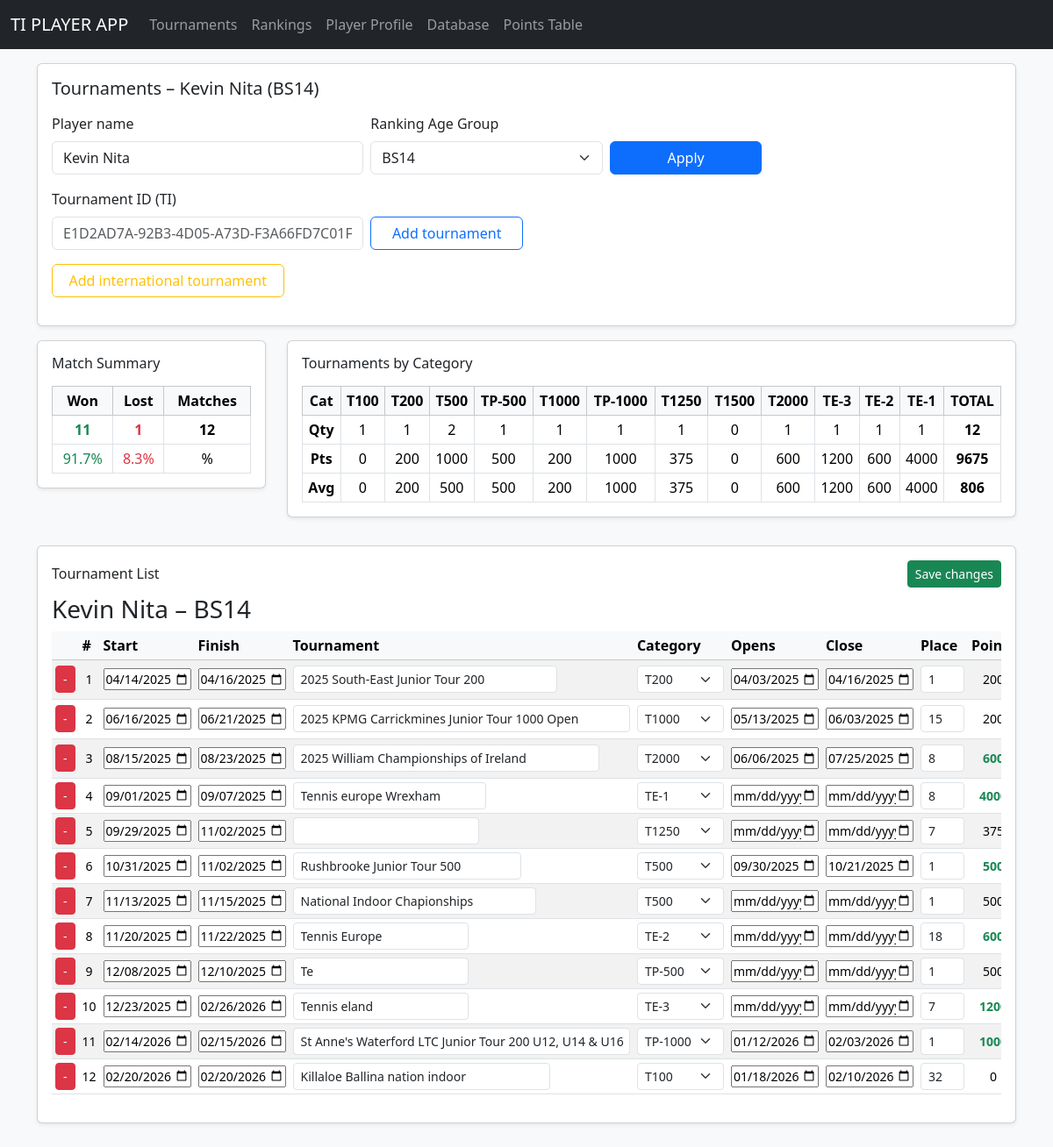
The page /tournaments on the database as committed earlier.
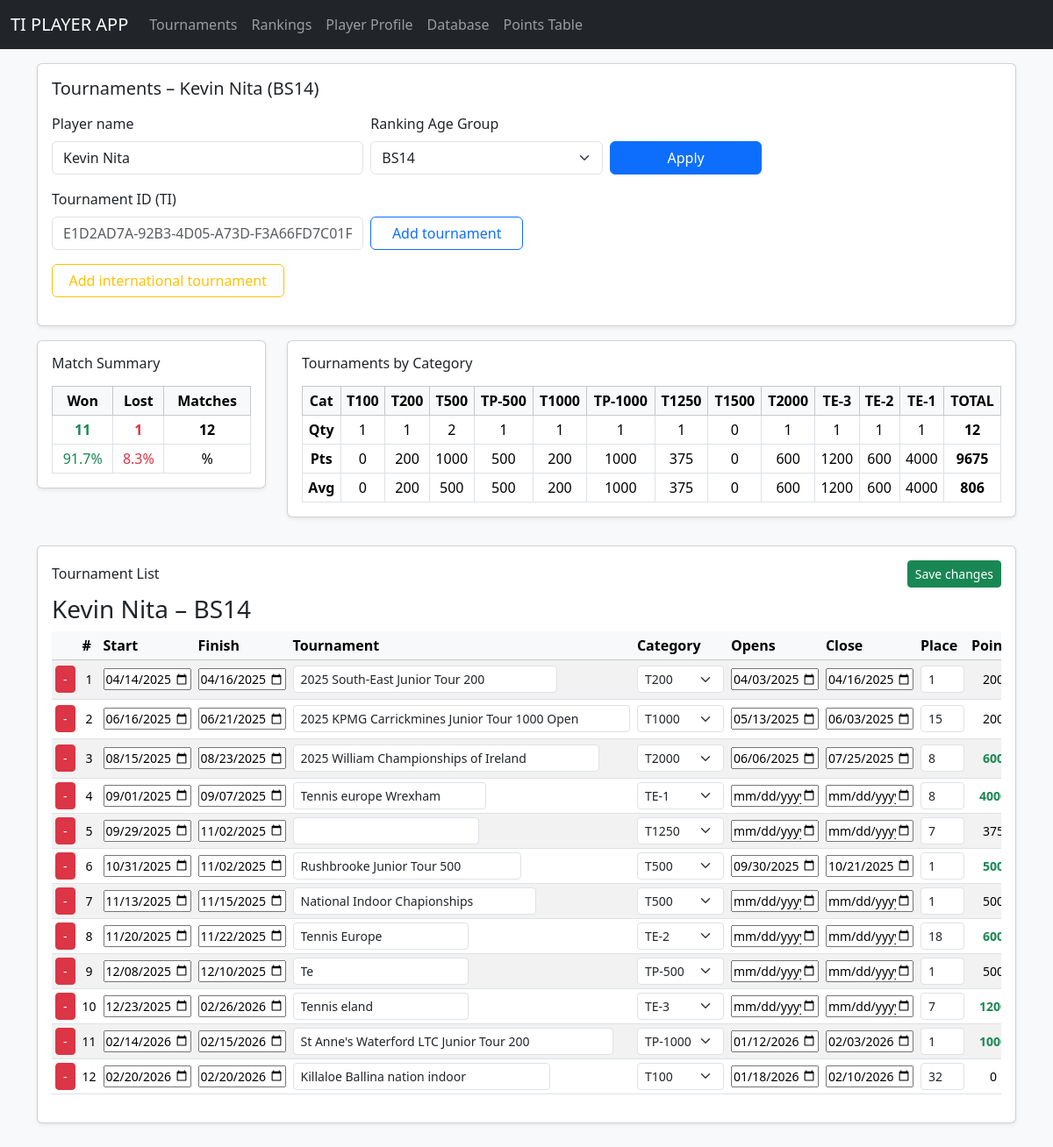
The same page on the database as committed later.
### tables this page shows
CREATE TABLE tournaments (
            id INTEGER PRIMARY KEY AUTOINCREMENT,
            player_name TEXT NOT NULL,
            age_group TEXT NOT NULL,
            tournament_id TEXT,
            is_international INTEGER,
            start_date TEXT,
            end_date TEXT,
            tournament_name TEXT,
            category_code TEXT,
            opens_date TEXT,
            close_date TEXT,
            place INTEGER,
            won INTEGER,
            lost INTEGER,
            created_at TEXT
        , event_id INTEGER);

CREATE TABLE points (
            Place INTEGER PRIMARY KEY
            , T100   INTEGER
            , T200   INTEGER
            , T500   INTEGER
            , TP500  INTEGER
            , T1000  INTEGER
            , TP1000 INTEGER
            , T1250  INTEGER
            , T1500  INTEGER
            , T2000  INTEGER
            , TE3    INTEGER
            , TE2    INTEGER
            , TE1    INTEGER
        );

### app.py (the view, shortened to what this page needs)
@app.route("/tournaments", methods=["GET", "POST"])
def tournaments():
    ensure_tournaments_table()
    player_name = request.args.get("player", "").strip()
    if request.method == "POST":
        player_name = request.form.get("player_name", "").strip()
    if not player_name:
        player_name = "Kevin Nita"  # default
    age_group = request.args.get("age_group", "BS14")
    if request.method == "POST":
        age_group = request.form.get("age_group", age_group)
    if age_group not in AGE_GROUPS:
        age_group = "BS14"
    if request.method == "POST":
        print("POST form data:", request.form)
    action = request.form.get("action")
    view = build_tournament_view(player_name, age_group)
    rows = view["rows"]
    totals = view["totals"]
    cat_counts = view["cat_counts"]
    cat_points = view["cat_points"]   # 👈 extract from view
    return render_template(
        "tournaments.html",
        player_name=player_name,
        age_group=age_group,
        age_groups=AGE_GROUPS,
        rows=rows,
        totals=totals,
        cat_counts=cat_counts,
        cat_points=cat_points,   # 👈 now defined
        point_columns=POINT_COLUMNS,
    )

### templates/tournaments.html (shortened to what this page needs)
{% extends "base.html" %}
{% block content %}
<head>
</head>
<body>
<div class="card shadow-sm mb-3">
  <div class="card-body">
    <h5 class="card-title mb-3">Tournaments – {{ player_name }} ({{ age_group }})</h5>
    <form class="row g-2 mb-3" method="get" action="{{ url_for('tournaments') }}">
      <div class="col-12 col-md-4">
        <label class="form-label">Player name</label>
        <input
          type="text"
          name="player"
          class="form-control"
          value="{{ player_name }}"
        />
      </div>
      <div class="col-12 col-md-3">
        <label class="form-label">Ranking Age Group</label>
        <select name="age_group" class="form-select">
          {% for ag in age_groups %}
          <option value="{{ ag }}" {% if ag == age_group %}selected{% endif %}>
            {{ ag }}
          </option>
          {% endfor %}
        </select>
      </div>
      <div class="col-12 col-md-2 d-flex align-items-end">
        <button type="submit" class="btn btn-primary w-100">Apply</button>
      </div>
    </form>
    <form class="row g-2 mb-3" method="post" action="{{ url_for('tournaments') }}">
      <div class="col-12 col-md-4">
        <label class="form-label">Tournament ID (TI)</label>
        <input
          type="text"
          name="tournament_id"
          class="form-control"
          placeholder="E1D2AD7A-92B3-4D05-A73D-F3A66FD7C01F"
        />
      </div>
      <div class="col-12 col-md-2 d-flex align-items-end">
        <button type="submit" class="btn btn-outline-primary w-100">
          Add tournament
        </button>
      </div>
    </form>
    <form class="row g-2 mb-3" method="post" action="{{ url_for('tournaments') }}">
      <div class="col-12 col-md-3 d-flex align-items-end">
        <button type="submit" class="btn btn-outline-warning w-100">
          Add international tournament
        </button>
      </div>
    </form>
  </div>
</div>
<div class="row mb-3">
  <div class="col-12 col-lg-3 mb-3">
    <div class="card shadow-sm">
      <div class="card-body">
        <h6 class="card-title mb-3">Match Summary</h6>
        <div class="table-responsive">
          <table class="table table-sm table-bordered mb-0 text-center align-middle">
            <thead class="table-light">
              <tr>
                <th>Won</th>
                <th>Lost</th>
                <th>Matches</th>
              </tr>
            </thead>
            <tbody>
              <tr>
                <td class="text-success fw-bold">{{ totals.total_won }}</td>
                <td class="text-danger fw-bold">{{ totals.total_lost }}</td>
                <td class="fw-bold">{{ totals.total_matches }}</td>
              </tr>
              <tr>
                <td class="text-success">
                  {{ "%.1f"|format(totals.won_pct) }}%
                </td>
                <td class="text-danger">
                  {{ "%.1f"|format(totals.lost_pct) }}%
                </td>
                <td>%</td>
              </tr>
            </tbody>
          </table>
        </div>
      </div>
    </div>
  </div>
<div class="col-12 col-lg-9 mb-3">
  <div class="card shadow-sm">
    <div class="card-body">
      <h6 class="card-title mb-3">Tournaments by Category</h6>
      <div class="table-responsive">
        <table class="table table-sm table-bordered mb-0 text-center align-middle">
          <thead class="table-light">
            <tr>
              <th>Cat</th>
              {% for col_code, display_name in point_columns %}
                <th>{{ display_name }}</th>
              {% endfor %}
              <th>TOTAL</th>
            </tr>
          </thead>
          <tbody>
            <tr>
              <td style="font-weight: bold;">Qty</td>
              {% set ns = namespace(total=0) %}
              {% for col_code, display_name in point_columns %}
                {% set count = cat_counts[col_code] %}
                <td>{{ count }}</td>
                {% set ns.total = ns.total + (count or 0) %}
              {% endfor %}
              <td class="fw-bold">{{ ns.total }}</td>
            </tr>
            <tr>
              <td style="font-weight: bold;">Pts</td>
              {% set ns = namespace(total=0) %}
              {% for col_code, display_name in point_columns %}
                {% set pts = cat_points[col_code] %}
                <td>{{ pts }}</td>
                {% set ns.total = ns.total + (pts or 0) %}
              {% endfor %}
              <td class="fw-bold">{{ ns.total }}</td>
            </tr>
            <tr>
              <td style="font-weight: bold;">Avg</td>
              {% set ns = namespace(total_points=0, total_counts=0) %}
              {% for col_code, display_name in point_columns %}
                {% set pts = cat_points[col_code] %}
                {% set count = cat_counts[col_code] %}
                {% set avg = (pts // count) if count > 0 else 0 %}
                <td>{{ avg }}</td>
                {% set ns.total_points = ns.total_points + (pts or 0) %}
                {% set ns.total_counts = ns.total_counts + (count or 0) %}
              {% endfor %}
              {% set total_avg = (ns.total_points // ns.total_counts) if ns.total_counts > 0 else 0 %}
              <td class="fw-bold">{{ total_avg }}</td>
            </tr>
          </tbody>
        </table>
      </div>
    </div>
  </div>
</div>
</div>
<form method="post" action="{{ url_for('tournaments') }}">
  <div class="card shadow-sm">
    <div class="card-body">
      <div class="d-flex justify-content-between align-items-center mb-2">
        <h6 class="card-title mb-0">Tournament List</h6>
        <button type="submit" class="btn btn-sm btn-success">
          Save changes
        </button>
      </div>
      <h3>{{ player_name }} – {{ age_group }}</h3>
      <div class="table-responsive table-drag-container" style="overflow-x: auto; white-space: nowrap;">
        <table class="table table-sm table-striped align-middle">
          <thead class="table-light">
            <tr>
              <th></th>
              <th>#</th>
              <th>Start</th>
              <th>Finish</th>
              <th>Tournament</th>
              <th>Category</th>
              <th>Opens</th>
              <th>Close</th>
              <th>Place</th>
              <th>Points</th>
            </tr>
          </thead>
          <tbody>
            {% for r in rows %}
            {% set min_rank = rows | map(attribute='rank') | reject('equalto', None) | min %}
            <tr>
              <td>
                <form
                  method="post"
                  action="{{ url_for('delete_tournament', row_id=r.id) }}"
                  onsubmit="return confirm('Delete this tournament?');"
                >
                  <button type="submit" class="btn btn-sm btn-danger">-</button>
                </form>
              </td>
              <td style="font-size: .875rem; text-align: center;">{{ r.no }}</td>
              <td style="font-size: .875rem;">
                <input type="date" name="start_{{ r.id }}" value="{{ r.start_date or '' }}" style="width:auto; max-width:100px;">
              </td>
              <td style="font-size: .875rem;">
                <input type="date" name="finish_{{ r.id }}" value="{{ r.end_date or '' }}" style="width:auto; max-width:100px;">
              </td>
              <td>
                {% set name = r.tournament_name or '' %}
                {% set ch_len = name|length %}
                <input type="text"
                      name="name_{{ r.id }}"
                      value="{{ name }}"
                      class="form-control form-control-sm"
                      size="{{ ch_len }}"
                      style="min-width: 25ch; max-width: 48ch; width: auto; padding-right:0px;">
              </td>
              <td style="font-size: .875rem;">
                <select
                  name="cat_{{ r.id }}"
                  class="form-select form-select-sm"
                  style="width:auto; max-width:200px;"
                >
                  {% for col_code, display_name in point_columns %}
                  <option
                    value="{{ col_code }}"
                    {% if r.cat_code == col_code %}selected{% endif %}
                  >
                    {{ display_name }}
                  </option>
                  {% endfor %}
                </select>
              </td>
              <td style="font-size: .875rem;">
                <input type="date" name="opens_{{ r.id }}" value="{{ r.opens_date or '' }}" style="width:auto; max-width:100px;">
              </td>
              <td style="font-size: .875rem;">
                <input type="date" name="close_{{ r.id }}" value="{{ r.close_date or '' }}" style="width:auto; max-width:100px;">
              </td>
              <td style="font-size: .875rem;">
                <input
                  type="number"
                  class="form-control form-control-sm"
                  name="place_{{ r.id }}"
                  value="{{ r.place if r.place is not none }}"
                  style="width:auto; max-width:50px;"
                />
              </td>
              <td class="{% if r.is_top6 %}fw-bold text-success{% endif %}" style="font-size: .875rem; text-align: center;">
                {{ r.points if r.points is not none else "" }}
              </td>
            </tr>
            {% endfor %}
          </tbody>
        </table>
      </div>
    </div>
  </div>
</form>
</body>
{% endblock %}

### templates/base.html (shortened to what this page needs)
<!doctype html>
<html lang="en">
  <head>
    <link
      href="https://cdn.jsdelivr.net/npm/bootstrap@5.3.3/dist/css/bootstrap.min.css"
      rel="stylesheet"
    />
  </head>
  <body class="bg-light">
    <nav class="navbar navbar-expand-lg navbar-dark bg-dark mb-3">
      <div class="container-fluid">
        <a class="navbar-brand" href="{{ url_for('home') }}">TI PLAYER APP</a>
        <div
          class="collapse navbar-collapse"
          id="navbarNav"
        >
          <ul class="navbar-nav me-auto">
            <li class="nav-item">
              <a class="nav-link" href="{{ url_for('tournaments') }}">Tournaments</a>
            </li>
            <li class="nav-item">
              <a class="nav-link" href="{{ url_for('rankings') }}">Rankings</a>
            </li>
            <li class="nav-item">
              <a class="nav-link" href="{{ url_for('player') }}">Player Profile</a>
            </li>
            <li class="nav-item">
              <a class="nav-link" href="{{ url_for('database_admin') }}">Database</a>
            </li>
            <li class="nav-item">
              <a class="nav-link" href="{{ url_for('points') }}">Points Table</a>
            </li>
          </ul>
        </div>
      </div>
    </nav>
    <main class="container mb-5">
      {% if request.path == "/" %}
      {% if updated %}
<div class="alert alert-success">
  Rankings updated successfully.
</div>
{% endif %}
      <div class="row">
        <div class="col-12 col-md-6 mb-3">
          <div class="card shadow-sm">
            <div class="card-body">
              <h5 class="card-title">Rankings by Category</h5>
              <p class="card-text">View current or past weeks by age group.</p>
              <div class="list-group">
                {% for ag in age_groups %}
                <a
                  class="list-group-item list-group-item-action"
                  href="{{ url_for('rankings', age_group=ag) }}"
                >
                  {{ ag }}
                </a>
                {% endfor %}
              </div>
            </div>
          </div>
        </div>
        <div class="col-12 col-md-6 mb-3">
          <div class="card shadow-sm">
            <div class="card-body">
              <h5 class="card-title">Player Ranking History</h5>
              <p class="card-text">
                Check how a player's ranking evolves across weeks.
              </p>
              <form
                method="get"
                action="{{ url_for('player') }}"
              >
                <div class="mb-3">
                  <label for="name" class="form-label">Player name</label>
                  <input
                    type="text"
                    class="form-control"
                    id="name"
                    name="name"
                    placeholder="e.g. Kevin Nita"
                  />
                </div>
                <button type="submit" class="btn btn-primary">
                  View history
                </button>
              </form>
            </div>
          </div>
        </div>
        <div class="col-12 col-md-6 mb-3">
  <div class="card shadow-sm">
    <div class="card-body">
      <h5 class="card-title">Cookie settings</h5>
      <p class="card-text">
        Update the TournamentSoftware cookie if rankings stop loading.
      </p>
      <a href="{{ url_for('edit_cookie') }}" class="btn btn-secondary">
        Edit cookie
      </a>
    </div>
  </div>
</div>
        <div class="col-12 col-md-6 mb-3">
  <div class="card shadow-sm">
    <div class="card-body">
      <h5 class="card-title">Update rankings</h5>
      <p class="card-text">
        Fetch the latest rankings for all categories and store them in the archive.
      </p>
      <a href="{{ url_for('admin_update') }}" class="btn btn-warning">
        Refresh now
      </a>
    </div>
  </div>
</div>
      </div>
      {% else %}
      {% block content %}{% endblock %}
      {% endif %}
    </main>
  </body>
</html>

Rows that differ between the two databases and show on the page:
changed tournaments "TP-1000": tournament_name "St Anne's Waterford LTC Junior Tour 200 U12, U14 & U16" → "St Anne's Waterford LTC Junior Tour 200"
